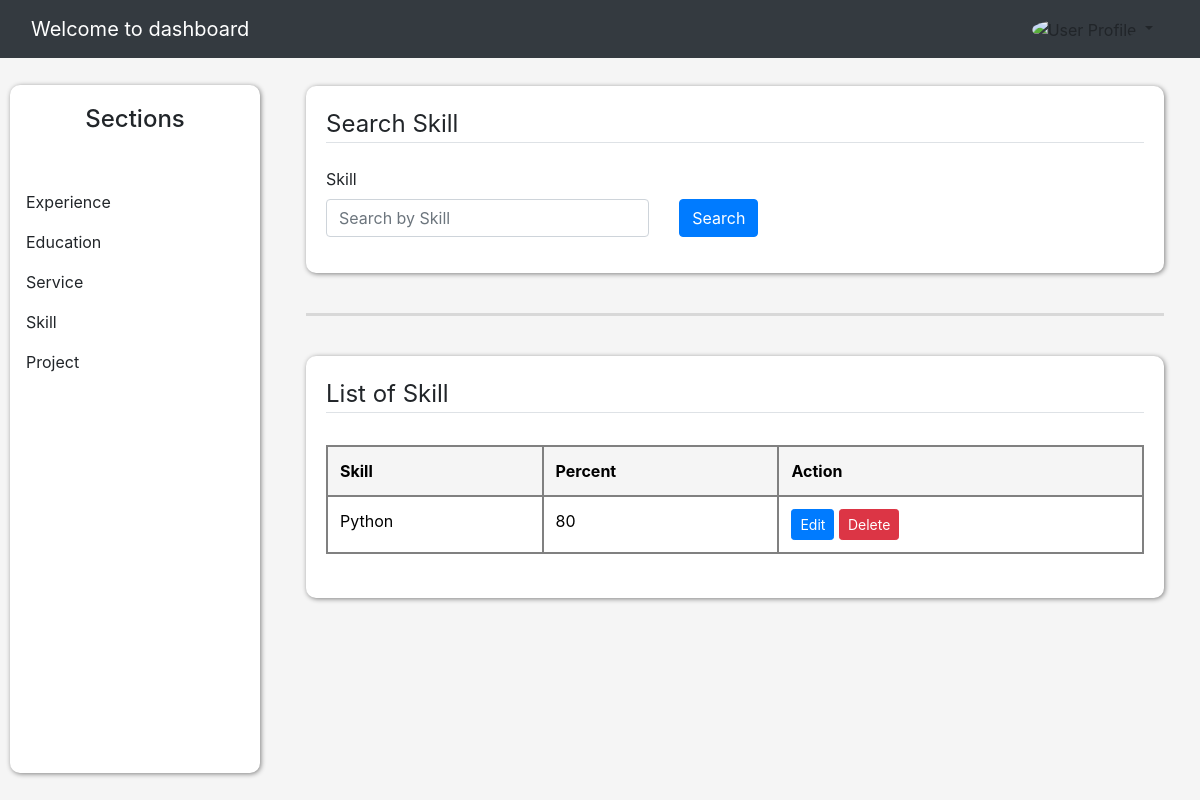
Before: /dashboard/list_skills (signed in) with the older database file.
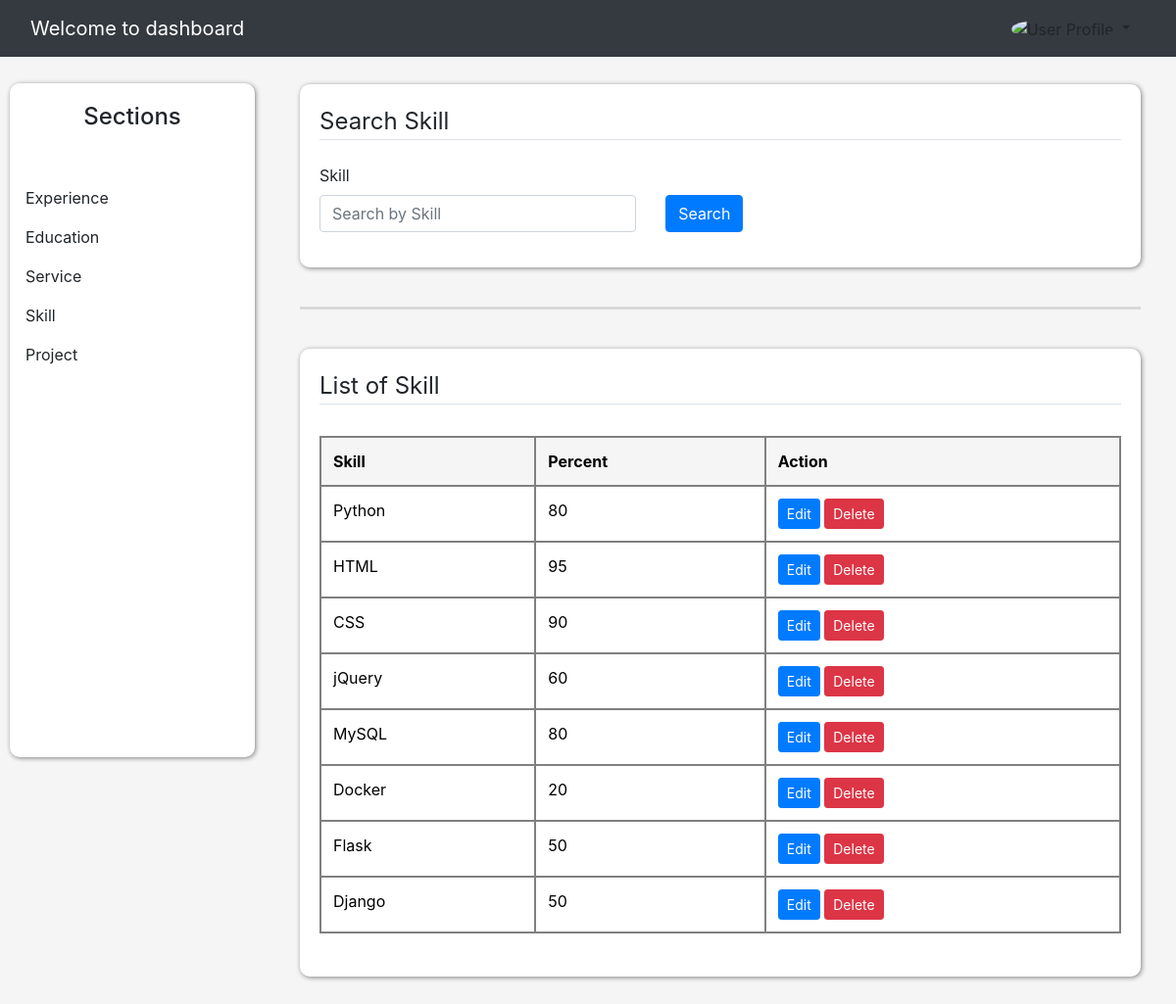
After: the same page with the newer database file.
### website/models.py (models this page shows, shortened)
class Skill(db.Model):
    id = db.Column(db.Integer, primary_key=True)
    title = db.Column(db.String(50), nullable=False)
    percent = db.Column(db.String(50), nullable=False)
    user_id = db.Column(db.Integer, db.ForeignKey('user.id'), nullable=False)
    date_posted = db.Column(db.DateTime, nullable=False, default=datetime.utcnow)

### website/route_sections/skill.py (the view)
@app.route('/dashboard/list_skills', methods=['GET'])
@login_required
def skill():
    user_id = current_user.id
    degree = request.args.get('degree', '')
    school = request.args.get('school', '')
    query = Skill.query.filter_by(user_id=user_id)
    if degree:
        query = query.filter(Skill.degree.ilike(f'%{degree}%'))
    if school:
        query = query.filter(Skill.school.ilike(f'%{school}%'))
    skills = query.all()
    return render_template('admin/Skills/list_skills.html', skills=skills)

### website/models.py (called while the page is built)
@login_manager.user_loader
def load_user(user_id):
    return User.query.get(int(user_id))

### website/templates/admin/Skills/list_skills.html (shortened to what this page needs)
{% extends "admin/Experiences/experience.html" %}
{% block content %}
<div class="cl-crud">
    <legend class="border-bottom mb-4">Search Skill</legend>
    <form method="GET" action="{{ url_for('skill') }}" class="mb-3 mt-4">
        <div class="row align-items-end">
            <div class="col-md-5">
                <label class="form-control-label" >Skill</label>
                <input type="text" name="skill" class="form-control" placeholder="Search by Skill" value="{{ request.args.get('skill', '') }}">
            </div>
            <div class="col-md-1 d-grid">
                <button type="submit" class="btn btn-primary">Search</button>
            </div>
        </div>
    </form>
</div>
<br>
<hr>
<br>
<div class="list-section">
    <legend class="border-bottom">List of Skill</legend>
    <p-card class="m-1 mt-1 mb-1">
        <table class="table table-bordered">
            <thead>
                <tr>
                    <th scope="col">Skill</th>
                    <th scope="col">Percent</th>
                    <th scope="col-2">Action</th>
                </tr>
            </thead>
            <tbody>
                {% if skills %}
                    {% for skill in skills %}
                    <tr>
                        <td>{{ skill.title }}</td>
                        <td>{{ skill.percent }}</td>
                        <td>
                            <a href="{{ url_for('update_skill', skill_id=skill.id) }}" class="btn btn-sm btn-primary cl-edit">
                                <span>Edit</span>
                            </a>
                            <a href="{{ url_for('delete_skill', skill_id=skill.id) }}" class="btn btn-sm btn-danger cl-delete" onclick="return confirm('Are you sure you want to delete this item?');">
                                <span>Delete</span>
                            </a>
                        </td>
                    </tr>
                    {% endfor %}
                {% else %}
                    <tr>
                        <td colspan="6" class="text-center">Result not found</td>
                    </tr>
                {% endif %}
            </tbody>
        </table>
    </p-card>
</div>
{% endblock content %}

### website/templates/admin/Experiences/experience.html (shortened to what this page needs)
{% extends "admin/dashboard.html"%}
{% block resume %}
<div class="cl-resume mt-5">
    <div class="sidebar">
        <h4 class="text-center">Sections</h4>
        <ul class="list-unstyled mt-5">
            <li class="nav-item">
                <a class="nav-link active" href="#experienceDropdown" data-bs-toggle="collapse" aria-expanded="false" aria-controls="experienceDropdown">Experience</a>
            </li>
            <li class="nav-item">
                <a class="nav-link active" href="#educationDropdown" data-bs-toggle="collapse" aria-expanded="false" aria-controls="educationDropdown">Education</a>
            </li>
            <li class="nav-item">
                <a class="nav-link active" href="#serviceDropdown" data-bs-toggle="collapse" aria-expanded="false" aria-controls="serviceDropdown">Service</a>
            </li>
            <li class="nav-item">
                <a class="nav-link active" href="#skillDropdown" data-bs-toggle="collapse" aria-expanded="false" aria-controls="skillDropdown">Skill</a>
            </li>
            <li class="nav-item">
                <a class="nav-link active" href="#projectDropdown" data-bs-toggle="collapse" aria-expanded="false" aria-controls="projectDropdown">Project</a>
            </li>
        </ul>
    </div>
    <div class="content">
        {% block content %}
        {% endblock content %}
    </div>
</div>
{% endblock resume %}

### website/templates/admin/dashboard.html (shortened to what this page needs)
<!doctype html>
<html lang="en">
<head>
    <link href="https://cdn.jsdelivr.net/npm/bootstrap@5.3.3/dist/css/bootstrap.min.css" rel="stylesheet">
    <link href="https://stackpath.bootstrapcdn.com/bootstrap/4.5.2/css/bootstrap.min.css" rel="stylesheet">
    <link href="https://getbootstrap.com/docs/5.3/assets/css/docs.css" rel="stylesheet">
    <link rel="stylesheet" href="{{ url_for('static', filename='css/dashboard.css') }}">
</head>
<body class="p-3 m-0 border-0  m-0 border-0">
<nav class="navbar navbar-dark bg-dark fixed-top">
    <div class="container-fluid">
        <a class="navbar-brand">Welcome to dashboard</a>
            <div class="nav-item dropdown">
                <a class="nav-link dropdown-toggle" href="#" id="userDropdown" role="button" data-bs-toggle="dropdown"
                   aria-expanded="false">
                    <img class="rounded-circle" src="https://images.unsplash.com/photo-1472099645785-5658abf4ff4e?ixlib=rb-1.2.1&ixid=eyJhcHBfaWQiOjEyMDd9&auto=format&fit=facearea&facepad=2&w=256&h=256&q=80" alt="User Profile" width="32" height="32">
                </a>
            </div>
    </div>
</nav>
{% block resume %}
{% endblock resume %}
</body>
</html>

### website/static/css/dashboard.css (style rules this page uses)
body { background: whitesmoke; }
.sidebar { height: 86vh; position: fixed; top: 85px; left: 10px; width: 250px; background-color: white; padding-top: 20px; border-radius: 10px; box-shadow: 1px 1px 5px gray; }
.content { margin-top: 50px; margin-left: 270px; padding: 20px; }
.list-section, .cl-crud { background: white; box-shadow: 1px 1px 5px gray; padding: 20px; border-radius: 10px; }
hr { margin-top: 1rem; margin-bottom: 1rem; border: 0; border-top: 3px solid gray; }
.table thead th { vertical-align: bottom; border-bottom: 2px solid gray; background: whitesmoke; }
.table-bordered td, .table-bordered th { border: 2px solid gray; }
.table-bordered { border: 2px solid gray; }
.table { width: 100%; margin-bottom: 0rem; color: #212529; }

Changed rows visible on the page:
added Skill: title "HTML", percent "95"
added Skill: title "CSS", percent "90"
added Skill: title "jQuery", percent "60"
added Skill: title "MySQL", percent "80"
added Skill: title "Docker", percent "20"
added Skill: title "Flask", percent "50"
added Skill: title "Django", percent "50"
